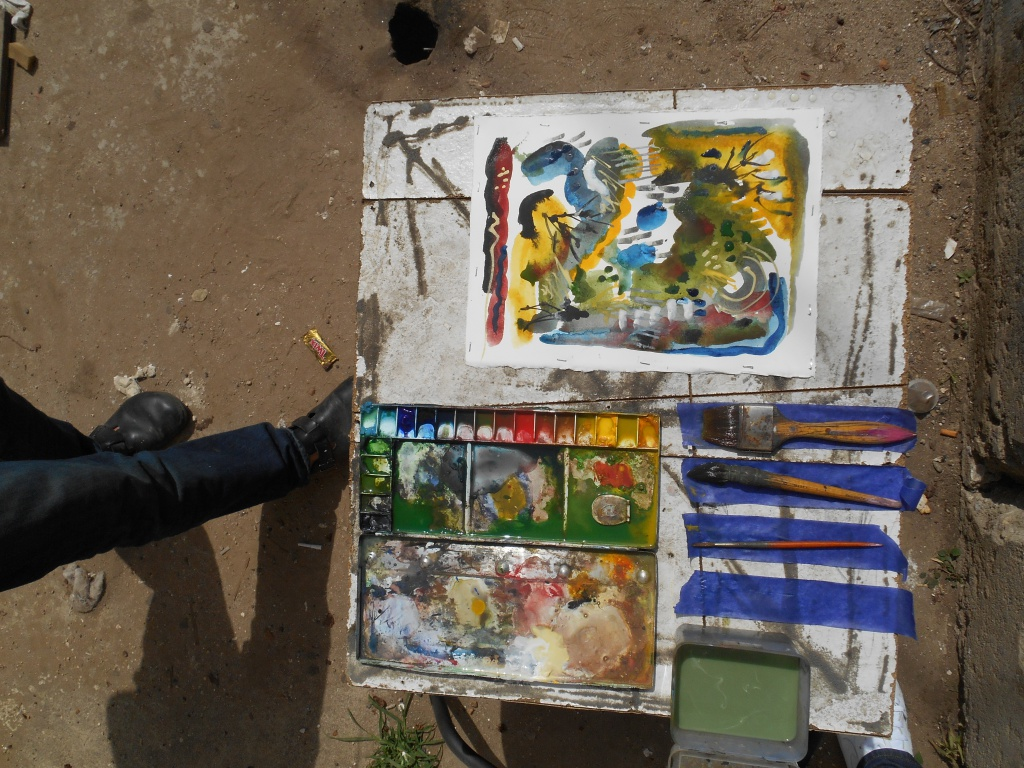
#> input picture odd_pys/i/imageresized_83.jpg, 1024 x 768 px, found by its file name
$ python 25_best_corners.py
#> lines starting #> are read from the running program, lines starting #| are printed output that depends on the picture; after the words box and inside, x2 and y2 are one past the last pixel; in counts of white or black regions, pixels touching at a corner belong together
import numpy as np
import cv2
from matplotlib import pyplot as plt

img = cv2.imread('images/imageresized_83.jpg')
#> img is the input picture: shape (768, 1024, 3); mean B, G, R 83.2, 96.8, 106.9
gray = cv2.cvtColor(img,cv2.COLOR_BGR2GRAY)
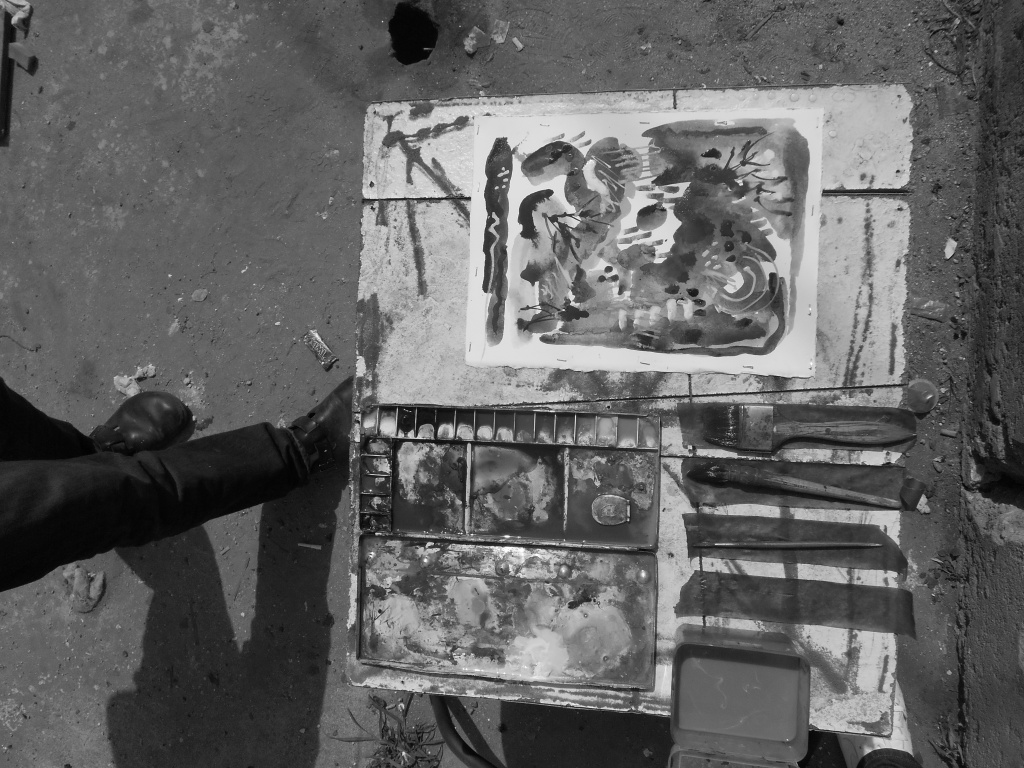
#> gray: shape (768, 1024); min 0, max 255, mean 98.3

corners = cv2.goodFeaturesToTrack(gray,25,0.01,10)
#> corners = 25 rows, first 8: [375, 533], [469, 198], [371, 182], [433, 543], [691, 448], [628, 520], [370, 490], [506, 138]
corners = np.int0(corners)

for i in corners:
    x,y = i.ravel()
    cv2.circle(img,(x,y),3,255,-1)
#> this loop made 25 passes
#> (x, y) on passes 1 to 12: (375, 533), (469, 198), (371, 182), (433, 543), (691, 448), (628, 520), (370, 490), (506, 138), (608, 407), (503, 167), (493, 212), (415, 436)
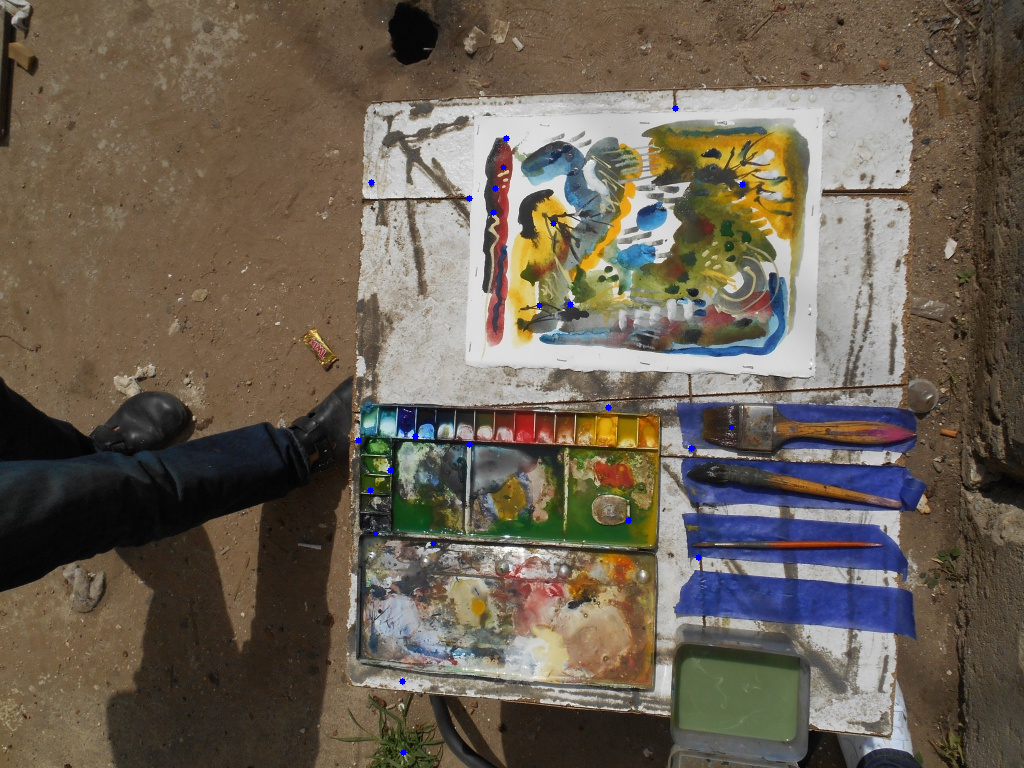
#> img: shape (768, 1024, 3); 0.09% of pixels changed, all inside (x1, y1, x2, y2) = (355, 105, 746, 756)

plt.imshow(img),plt.show()

$ run again, with odd_pys/i/imageresized_0.jpg copied over odd_pys/i/imageresized_83.jpg
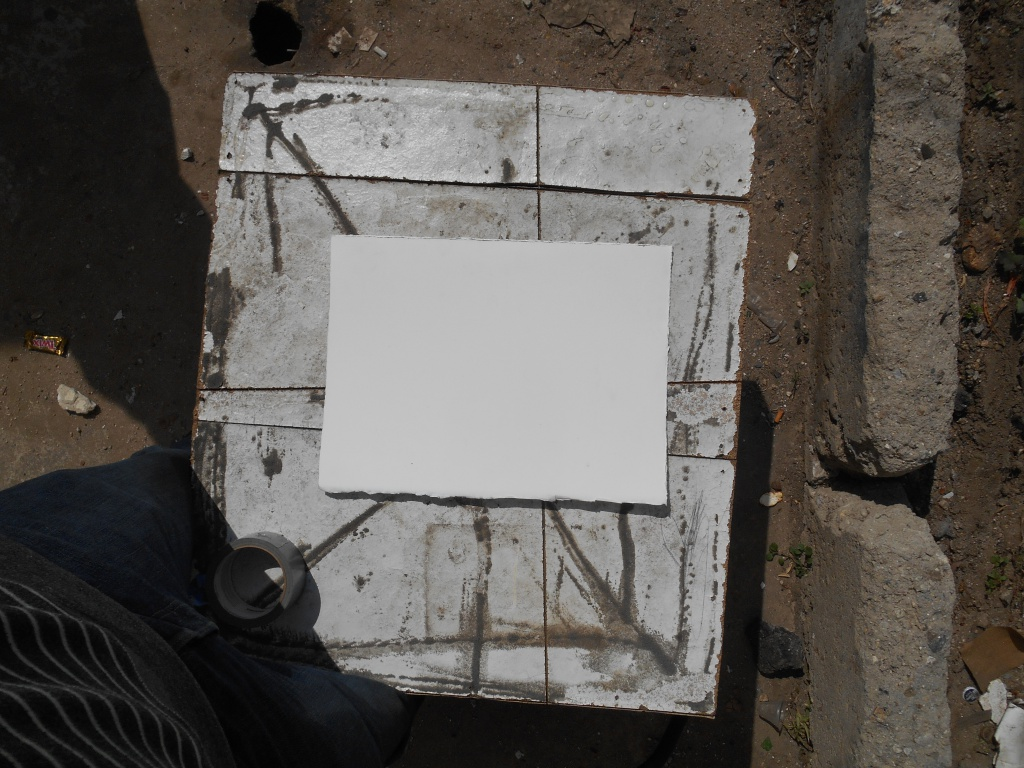
#> input picture odd_pys/i/imageresized_0.jpg, 1024 x 768 px, found by its file name
#> img is the input picture: shape (768, 1024, 3); mean B, G, R 82.4, 86.9, 91.1
#> corners = 25 rows, first 8: [321, 429], [44, 337], [59, 353], [668, 383], [324, 387], [229, 153], [396, 687], [338, 96]
#> the loop `for i in corners:` made 25 passes
#> after the loop `for i in corners:`:
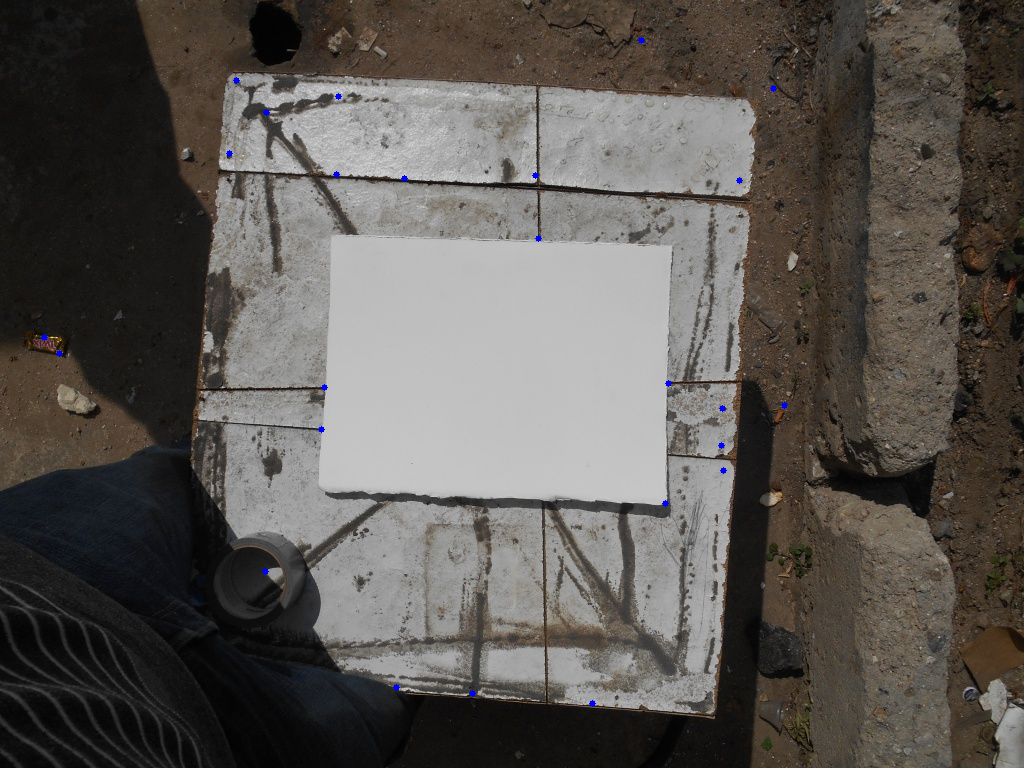
#> img: shape (768, 1024, 3); 0.09% of pixels changed, all inside (x1, y1, x2, y2) = (41, 37, 788, 707)

$ run again, with odd_pys/i/imageresized_10.jpg copied over odd_pys/i/imageresized_83.jpg
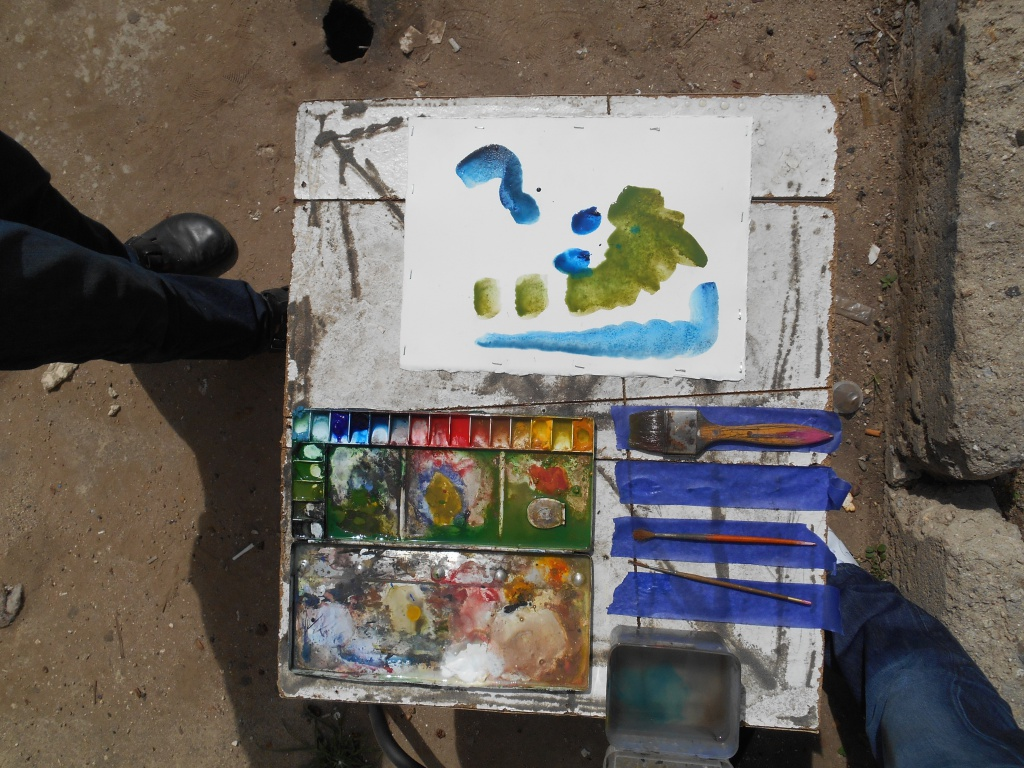
#> input picture odd_pys/i/imageresized_10.jpg, 1024 x 768 px, found by its file name
#> img is the input picture: shape (768, 1024, 3); mean B, G, R 93.6, 99.9, 106.1
#> `gray = cv2.cvtColor(img,cv2.COLOR_BGR2GRAY)`:
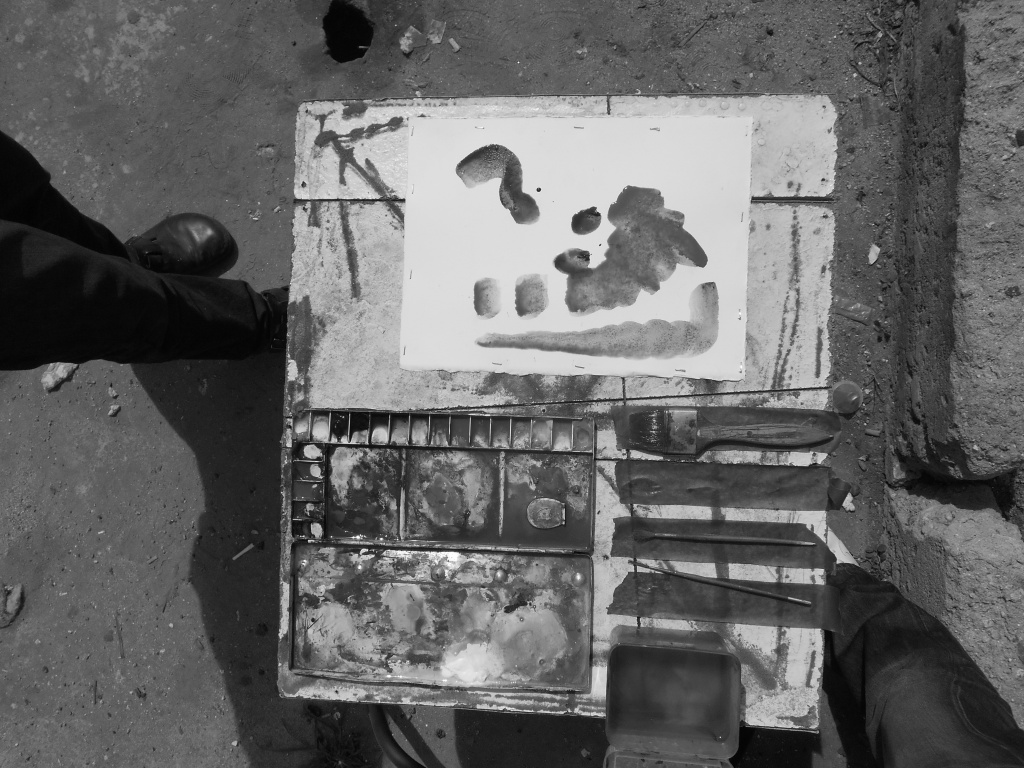
#> gray: shape (768, 1024); min 1, max 255, mean 101
#> corners = 25 rows, first 8: [308, 541], [367, 550], [539, 189], [367, 443], [303, 182], [381, 539], [837, 562], [404, 199]
#> the loop `for i in corners:` made 25 passes
#> after the loop `for i in corners:`:
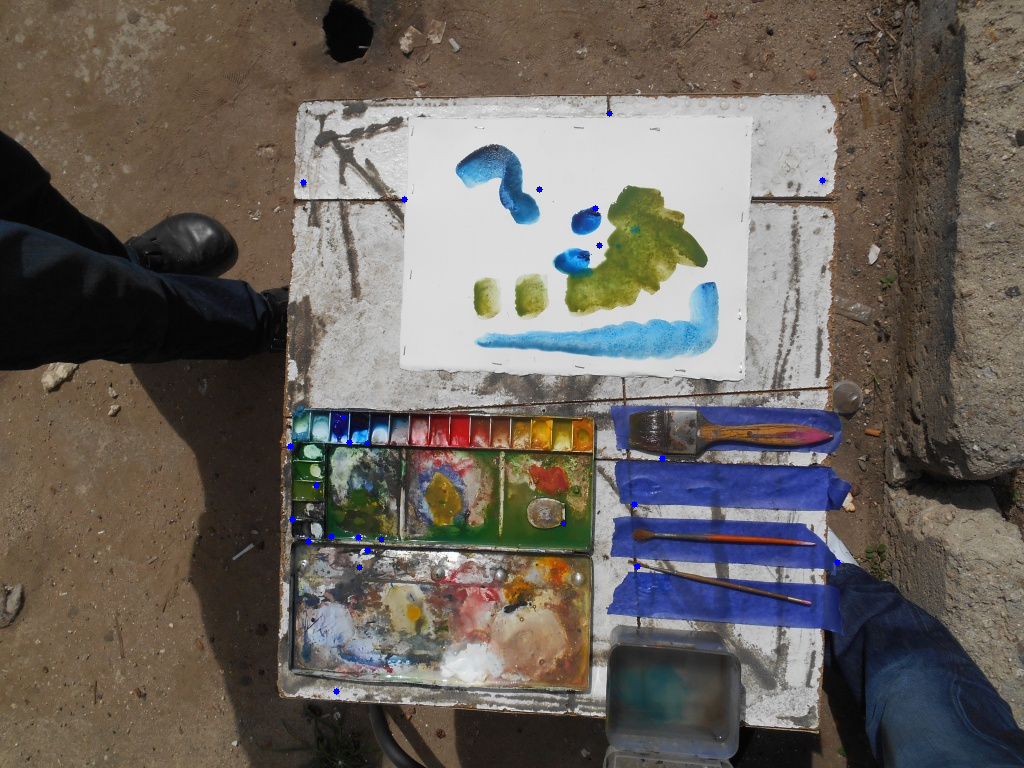
#> img: shape (768, 1024, 3); 0.09% of pixels changed, all inside (x1, y1, x2, y2) = (287, 110, 841, 695)
